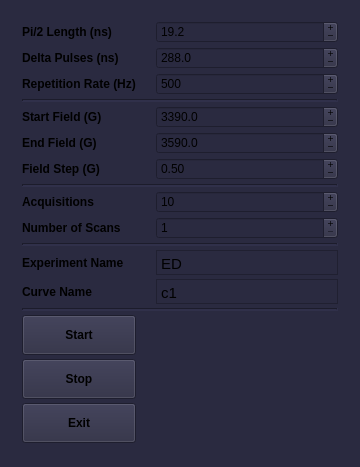
<?xml version="1.0" encoding="UTF-8"?>
<ui version="4.0">
 <class>MainWindow</class>
 <widget class="QMainWindow" name="MainWindow">
  <property name="geometry">
   <rect>
    <x>0</x>
    <y>0</y>
    <width>360</width>
    <height>467</height>
   </rect>
  </property>
  <property name="sizePolicy">
   <sizepolicy hsizetype="Fixed" vsizetype="Fixed">
    <horstretch>0</horstretch>
    <verstretch>0</verstretch>
   </sizepolicy>
  </property>
  <property name="minimumSize">
   <size>
    <width>360</width>
    <height>467</height>
   </size>
  </property>
  <property name="maximumSize">
   <size>
    <width>360</width>
    <height>467</height>
   </size>
  </property>
  <property name="font">
   <font>
    <weight>50</weight>
    <bold>false</bold>
   </font>
  </property>
  <property name="windowTitle">
   <string>Echo Detected Spectrum v 0.1</string>
  </property>
  <property name="styleSheet">
   <string notr="true">background-color: rgb(42,42,64);</string>
  </property>
  <widget class="QWidget" name="centralwidget">
   <property name="sizePolicy">
    <sizepolicy hsizetype="Fixed" vsizetype="Fixed">
     <horstretch>0</horstretch>
     <verstretch>0</verstretch>
    </sizepolicy>
   </property>
   <property name="minimumSize">
    <size>
     <width>360</width>
     <height>467</height>
    </size>
   </property>
   <property name="maximumSize">
    <size>
     <width>360</width>
     <height>467</height>
    </size>
   </property>
   <layout class="QGridLayout" name="gridLayout_2">
    <item row="0" column="0">
     <layout class="QGridLayout" name="gridLayout">
      <property name="sizeConstraint">
       <enum>QLayout::SetNoConstraint</enum>
      </property>
      <property name="leftMargin">
       <number>13</number>
      </property>
      <property name="topMargin">
       <number>4</number>
      </property>
      <property name="rightMargin">
       <number>13</number>
      </property>
      <property name="bottomMargin">
       <number>6</number>
      </property>
      <property name="horizontalSpacing">
       <number>20</number>
      </property>
      <property name="verticalSpacing">
       <number>4</number>
      </property>
      <item row="11" column="1">
       <widget class="QSpinBox" name="box_averag">
        <property name="contextMenuPolicy">
         <enum>Qt::NoContextMenu</enum>
        </property>
        <property name="buttonSymbols">
         <enum>QAbstractSpinBox::PlusMinus</enum>
        </property>
        <property name="keyboardTracking">
         <bool>false</bool>
        </property>
        <property name="minimum">
         <number>1</number>
        </property>
        <property name="maximum">
         <number>5000</number>
        </property>
        <property name="singleStep">
         <number>10</number>
        </property>
        <property name="value">
         <number>10</number>
        </property>
       </widget>
      </item>
      <item row="19" column="0">
       <widget class="QPushButton" name="button_start">
        <property name="minimumSize">
         <size>
          <width>0</width>
          <height>40</height>
         </size>
        </property>
        <property name="font">
         <font>
          <weight>75</weight>
          <bold>true</bold>
         </font>
        </property>
        <property name="contextMenuPolicy">
         <enum>Qt::NoContextMenu</enum>
        </property>
        <property name="text">
         <string>Start</string>
        </property>
       </widget>
      </item>
      <item row="13" column="1">
       <widget class="QSpinBox" name="box_scan">
        <property name="contextMenuPolicy">
         <enum>Qt::NoContextMenu</enum>
        </property>
        <property name="buttonSymbols">
         <enum>QAbstractSpinBox::PlusMinus</enum>
        </property>
        <property name="keyboardTracking">
         <bool>false</bool>
        </property>
        <property name="minimum">
         <number>1</number>
        </property>
        <property name="maximum">
         <number>100</number>
        </property>
        <property name="value">
         <number>1</number>
        </property>
       </widget>
      </item>
      <item row="17" column="0">
       <widget class="QLabel" name="label_10">
        <property name="font">
         <font>
          <weight>75</weight>
          <bold>true</bold>
         </font>
        </property>
        <property name="contextMenuPolicy">
         <enum>Qt::NoContextMenu</enum>
        </property>
        <property name="text">
         <string>Curve Name</string>
        </property>
       </widget>
      </item>
      <item row="15" column="0" colspan="2">
       <widget class="Line" name="line_4">
        <property name="lineWidth">
         <number>2</number>
        </property>
        <property name="orientation">
         <enum>Qt::Horizontal</enum>
        </property>
       </widget>
      </item>
      <item row="17" column="1">
       <widget class="QTextEdit" name="text_edit_curve">
        <property name="sizePolicy">
         <sizepolicy hsizetype="Expanding" vsizetype="Fixed">
          <horstretch>0</horstretch>
          <verstretch>0</verstretch>
         </sizepolicy>
        </property>
        <property name="minimumSize">
         <size>
          <width>0</width>
          <height>25</height>
         </size>
        </property>
        <property name="maximumSize">
         <size>
          <width>16777215</width>
          <height>25</height>
         </size>
        </property>
        <property name="mouseTracking">
         <bool>false</bool>
        </property>
        <property name="contextMenuPolicy">
         <enum>Qt::NoContextMenu</enum>
        </property>
        <property name="verticalScrollBarPolicy">
         <enum>Qt::ScrollBarAlwaysOff</enum>
        </property>
        <property name="html">
         <string>&lt;!DOCTYPE HTML PUBLIC &quot;-//W3C//DTD HTML 4.0//EN&quot; &quot;http://www.w3.org/TR/REC-html40/strict.dtd&quot;&gt;
&lt;html&gt;&lt;head&gt;&lt;meta name=&quot;qrichtext&quot; content=&quot;1&quot; /&gt;&lt;style type=&quot;text/css&quot;&gt;
p, li { white-space: pre-wrap; }
&lt;/style&gt;&lt;/head&gt;&lt;body style=&quot; font-family:'Ubuntu'; font-size:9pt; font-weight:400; font-style:normal;&quot;&gt;
&lt;p style=&quot; margin-top:0px; margin-bottom:0px; margin-left:0px; margin-right:0px; -qt-block-indent:0; text-indent:0px;&quot;&gt;&lt;span style=&quot; font-size:11pt;&quot;&gt;c1&lt;/span&gt;&lt;/p&gt;&lt;/body&gt;&lt;/html&gt;</string>
        </property>
       </widget>
      </item>
      <item row="3" column="0" colspan="2">
       <widget class="Line" name="line">
        <property name="lineWidth">
         <number>2</number>
        </property>
        <property name="orientation">
         <enum>Qt::Horizontal</enum>
        </property>
       </widget>
      </item>
      <item row="5" column="1">
       <widget class="QDoubleSpinBox" name="box_end_field">
        <property name="contextMenuPolicy">
         <enum>Qt::NoContextMenu</enum>
        </property>
        <property name="buttonSymbols">
         <enum>QAbstractSpinBox::PlusMinus</enum>
        </property>
        <property name="keyboardTracking">
         <bool>false</bool>
        </property>
        <property name="decimals">
         <number>1</number>
        </property>
        <property name="minimum">
         <double>100.000000000000000</double>
        </property>
        <property name="maximum">
         <double>9100.000000000000000</double>
        </property>
        <property name="singleStep">
         <double>0.500000000000000</double>
        </property>
        <property name="value">
         <double>3590.000000000000000</double>
        </property>
       </widget>
      </item>
      <item row="4" column="1">
       <widget class="QDoubleSpinBox" name="box_st_field">
        <property name="contextMenuPolicy">
         <enum>Qt::NoContextMenu</enum>
        </property>
        <property name="buttonSymbols">
         <enum>QAbstractSpinBox::PlusMinus</enum>
        </property>
        <property name="keyboardTracking">
         <bool>false</bool>
        </property>
        <property name="decimals">
         <number>1</number>
        </property>
        <property name="minimum">
         <double>100.000000000000000</double>
        </property>
        <property name="maximum">
         <double>9100.000000000000000</double>
        </property>
        <property name="singleStep">
         <double>0.500000000000000</double>
        </property>
        <property name="value">
         <double>3390.000000000000000</double>
        </property>
       </widget>
      </item>
      <item row="2" column="1">
       <widget class="QSpinBox" name="box_rep_rate">
        <property name="contextMenuPolicy">
         <enum>Qt::NoContextMenu</enum>
        </property>
        <property name="buttonSymbols">
         <enum>QAbstractSpinBox::PlusMinus</enum>
        </property>
        <property name="keyboardTracking">
         <bool>false</bool>
        </property>
        <property name="minimum">
         <number>2</number>
        </property>
        <property name="maximum">
         <number>50000</number>
        </property>
        <property name="singleStep">
         <number>10</number>
        </property>
        <property name="value">
         <number>500</number>
        </property>
       </widget>
      </item>
      <item row="4" column="0">
       <widget class="QLabel" name="label_4">
        <property name="font">
         <font>
          <weight>75</weight>
          <bold>true</bold>
         </font>
        </property>
        <property name="contextMenuPolicy">
         <enum>Qt::NoContextMenu</enum>
        </property>
        <property name="text">
         <string>Start Field (G)</string>
        </property>
       </widget>
      </item>
      <item row="20" column="0">
       <widget class="QPushButton" name="button_stop">
        <property name="minimumSize">
         <size>
          <width>0</width>
          <height>40</height>
         </size>
        </property>
        <property name="font">
         <font>
          <weight>75</weight>
          <bold>true</bold>
         </font>
        </property>
        <property name="contextMenuPolicy">
         <enum>Qt::NoContextMenu</enum>
        </property>
        <property name="layoutDirection">
         <enum>Qt::LeftToRight</enum>
        </property>
        <property name="text">
         <string>Stop</string>
        </property>
       </widget>
      </item>
      <item row="1" column="0">
       <widget class="QLabel" name="label_2">
        <property name="font">
         <font>
          <weight>75</weight>
          <bold>true</bold>
         </font>
        </property>
        <property name="contextMenuPolicy">
         <enum>Qt::NoContextMenu</enum>
        </property>
        <property name="text">
         <string>Delta Pulses (ns)</string>
        </property>
       </widget>
      </item>
      <item row="16" column="1">
       <widget class="QTextEdit" name="text_edit_exp_name">
        <property name="sizePolicy">
         <sizepolicy hsizetype="Expanding" vsizetype="Fixed">
          <horstretch>0</horstretch>
          <verstretch>0</verstretch>
         </sizepolicy>
        </property>
        <property name="minimumSize">
         <size>
          <width>0</width>
          <height>25</height>
         </size>
        </property>
        <property name="maximumSize">
         <size>
          <width>16777215</width>
          <height>25</height>
         </size>
        </property>
        <property name="mouseTracking">
         <bool>false</bool>
        </property>
        <property name="tabletTracking">
         <bool>false</bool>
        </property>
        <property name="contextMenuPolicy">
         <enum>Qt::NoContextMenu</enum>
        </property>
        <property name="verticalScrollBarPolicy">
         <enum>Qt::ScrollBarAlwaysOff</enum>
        </property>
        <property name="markdown">
         <string>ED

</string>
        </property>
        <property name="html">
         <string>&lt;!DOCTYPE HTML PUBLIC &quot;-//W3C//DTD HTML 4.0//EN&quot; &quot;http://www.w3.org/TR/REC-html40/strict.dtd&quot;&gt;
&lt;html&gt;&lt;head&gt;&lt;meta name=&quot;qrichtext&quot; content=&quot;1&quot; /&gt;&lt;style type=&quot;text/css&quot;&gt;
p, li { white-space: pre-wrap; }
&lt;/style&gt;&lt;/head&gt;&lt;body style=&quot; font-family:'Ubuntu'; font-size:9pt; font-weight:400; font-style:normal;&quot;&gt;
&lt;p style=&quot; margin-top:7px; margin-bottom:7px; margin-left:0px; margin-right:0px; -qt-block-indent:0; text-indent:0px;&quot;&gt;&lt;span style=&quot; font-size:11pt;&quot;&gt;ED&lt;/span&gt;&lt;/p&gt;&lt;/body&gt;&lt;/html&gt;</string>
        </property>
        <property name="overwriteMode">
         <bool>true</bool>
        </property>
        <property name="acceptRichText">
         <bool>false</bool>
        </property>
        <property name="textInteractionFlags">
         <set>Qt::TextEditorInteraction</set>
        </property>
       </widget>
      </item>
      <item row="21" column="0">
       <widget class="QPushButton" name="button_off">
        <property name="minimumSize">
         <size>
          <width>0</width>
          <height>40</height>
         </size>
        </property>
        <property name="font">
         <font>
          <weight>75</weight>
          <bold>true</bold>
         </font>
        </property>
        <property name="contextMenuPolicy">
         <enum>Qt::NoContextMenu</enum>
        </property>
        <property name="text">
         <string>Exit</string>
        </property>
       </widget>
      </item>
      <item row="6" column="1">
       <widget class="QDoubleSpinBox" name="box_step_field">
        <property name="contextMenuPolicy">
         <enum>Qt::NoContextMenu</enum>
        </property>
        <property name="buttonSymbols">
         <enum>QAbstractSpinBox::PlusMinus</enum>
        </property>
        <property name="keyboardTracking">
         <bool>false</bool>
        </property>
        <property name="minimum">
         <double>0.010000000000000</double>
        </property>
        <property name="maximum">
         <double>50.000000000000000</double>
        </property>
        <property name="singleStep">
         <double>0.100000000000000</double>
        </property>
        <property name="value">
         <double>0.500000000000000</double>
        </property>
       </widget>
      </item>
      <item row="10" column="0" colspan="2">
       <widget class="Line" name="line_3">
        <property name="lineWidth">
         <number>2</number>
        </property>
        <property name="orientation">
         <enum>Qt::Horizontal</enum>
        </property>
       </widget>
      </item>
      <item row="18" column="0" colspan="2">
       <widget class="Line" name="line_5">
        <property name="lineWidth">
         <number>2</number>
        </property>
        <property name="orientation">
         <enum>Qt::Horizontal</enum>
        </property>
       </widget>
      </item>
      <item row="13" column="0">
       <widget class="QLabel" name="label_7">
        <property name="font">
         <font>
          <weight>75</weight>
          <bold>true</bold>
         </font>
        </property>
        <property name="contextMenuPolicy">
         <enum>Qt::NoContextMenu</enum>
        </property>
        <property name="text">
         <string>Number of Scans</string>
        </property>
       </widget>
      </item>
      <item row="6" column="0">
       <widget class="QLabel" name="label_12">
        <property name="font">
         <font>
          <weight>75</weight>
          <bold>true</bold>
         </font>
        </property>
        <property name="contextMenuPolicy">
         <enum>Qt::NoContextMenu</enum>
        </property>
        <property name="text">
         <string>Field Step (G)</string>
        </property>
       </widget>
      </item>
      <item row="5" column="0">
       <widget class="QLabel" name="label_8">
        <property name="font">
         <font>
          <weight>75</weight>
          <bold>true</bold>
         </font>
        </property>
        <property name="contextMenuPolicy">
         <enum>Qt::NoContextMenu</enum>
        </property>
        <property name="text">
         <string>End Field (G)</string>
        </property>
       </widget>
      </item>
      <item row="16" column="0">
       <widget class="QLabel" name="label_5">
        <property name="font">
         <font>
          <weight>75</weight>
          <bold>true</bold>
         </font>
        </property>
        <property name="contextMenuPolicy">
         <enum>Qt::NoContextMenu</enum>
        </property>
        <property name="text">
         <string>Experiment Name</string>
        </property>
       </widget>
      </item>
      <item row="11" column="0">
       <widget class="QLabel" name="label_6">
        <property name="font">
         <font>
          <weight>75</weight>
          <bold>true</bold>
         </font>
        </property>
        <property name="contextMenuPolicy">
         <enum>Qt::NoContextMenu</enum>
        </property>
        <property name="text">
         <string>Acquisitions</string>
        </property>
       </widget>
      </item>
      <item row="2" column="0">
       <widget class="QLabel" name="label_11">
        <property name="font">
         <font>
          <weight>75</weight>
          <bold>true</bold>
         </font>
        </property>
        <property name="contextMenuPolicy">
         <enum>Qt::NoContextMenu</enum>
        </property>
        <property name="text">
         <string>Repetition Rate (Hz)</string>
        </property>
       </widget>
      </item>
      <item row="0" column="0">
       <widget class="QLabel" name="label">
        <property name="font">
         <font>
          <weight>75</weight>
          <bold>true</bold>
          <kerning>true</kerning>
         </font>
        </property>
        <property name="contextMenuPolicy">
         <enum>Qt::NoContextMenu</enum>
        </property>
        <property name="text">
         <string>Pi/2 Length (ns)</string>
        </property>
       </widget>
      </item>
      <item row="0" column="1">
       <widget class="QDoubleSpinBox" name="box_length">
        <property name="contextMenuPolicy">
         <enum>Qt::NoContextMenu</enum>
        </property>
        <property name="readOnly">
         <bool>false</bool>
        </property>
        <property name="buttonSymbols">
         <enum>QAbstractSpinBox::PlusMinus</enum>
        </property>
        <property name="specialValueText">
         <string notr="true"/>
        </property>
        <property name="keyboardTracking">
         <bool>false</bool>
        </property>
        <property name="decimals">
         <number>1</number>
        </property>
        <property name="minimum">
         <double>3.200000000000000</double>
        </property>
        <property name="maximum">
         <double>1900.000000000000000</double>
        </property>
        <property name="singleStep">
         <double>3.200000000000000</double>
        </property>
        <property name="value">
         <double>19.199999999999999</double>
        </property>
       </widget>
      </item>
      <item row="1" column="1">
       <widget class="QDoubleSpinBox" name="box_delta">
        <property name="contextMenuPolicy">
         <enum>Qt::NoContextMenu</enum>
        </property>
        <property name="buttonSymbols">
         <enum>QAbstractSpinBox::PlusMinus</enum>
        </property>
        <property name="keyboardTracking">
         <bool>false</bool>
        </property>
        <property name="decimals">
         <number>1</number>
        </property>
        <property name="minimum">
         <double>44.799999999999997</double>
        </property>
        <property name="maximum">
         <double>6400.000000000000000</double>
        </property>
        <property name="singleStep">
         <double>3.200000000000000</double>
        </property>
        <property name="value">
         <double>288.000000000000000</double>
        </property>
       </widget>
      </item>
     </layout>
    </item>
   </layout>
  </widget>
 </widget>
 <resources/>
 <connections/>
</ui>
